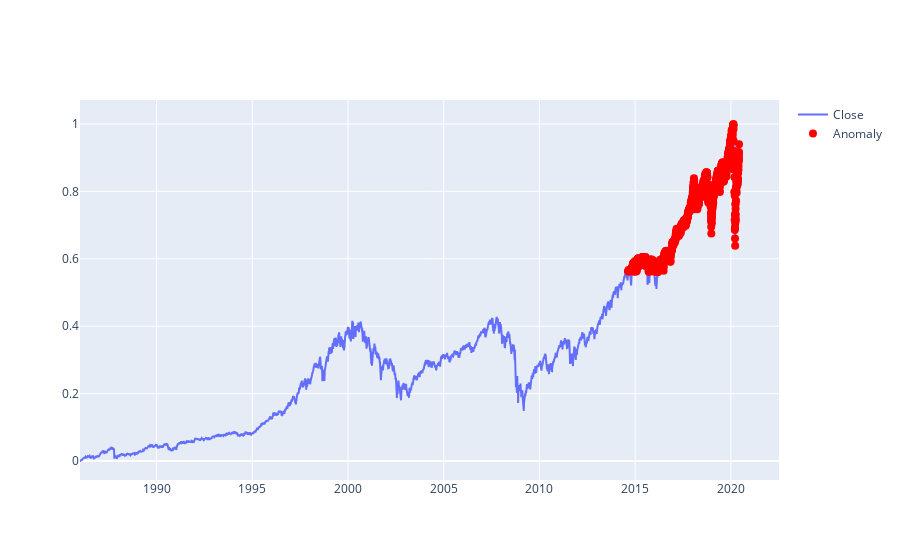

The code cell stored with this chart in its notebook:
### Code cell
# Part 8: Predicting anomalies on test data using the threshold
y_pred = model.predict(X_test)
mae = np.mean(np.abs(y_pred - y_test))

# Define threshold for anomaly detection
threshold = 3 * mae

# Create DataFrame for anomalies
anomalies = pd.DataFrame(index=data.iloc[split+seq_length:].index)
anomalies['Date'] = data['Date'].iloc[split+seq_length:]
anomalies['Close'] = data['Close'].iloc[split+seq_length:]
anomalies['Anomaly'] = anomalies['Close'] > threshold

# Plotting anomalies
fig = go.Figure()
fig.add_trace(go.Scatter(x=data['Date'], y=data['Close'], mode='lines', name='Close'))
fig.add_trace(go.Scatter(x=anomalies[anomalies['Anomaly']]['Date'], y=anomalies[anomalies['Anomaly']]['Close'], 
                         mode='markers', marker=dict(color='red', size=8), name='Anomaly'))
fig.show()

### Figure 1 — Plotly figure (JSON) as saved in the notebook; plotly's stock layout.template omitted (floating-point values rounded to 4 significant figures; data arrays with more than 128 entries replaced by an {"elided": "..."} marker saying what was removed)
{"data": [{"mode": "lines", "name": "Close", "type": "scatter", "x": {"elided": "8678 str values"}, "y": {"elided": "8678 float values"}}, {"marker": {"color": "red", "size": 8}, "mode": "markers", "name": "Anomaly", "type": "scatter", "x": {"elided": "1358 str values"}, "y": {"elided": "1358 float values"}}], "layout": {}}
